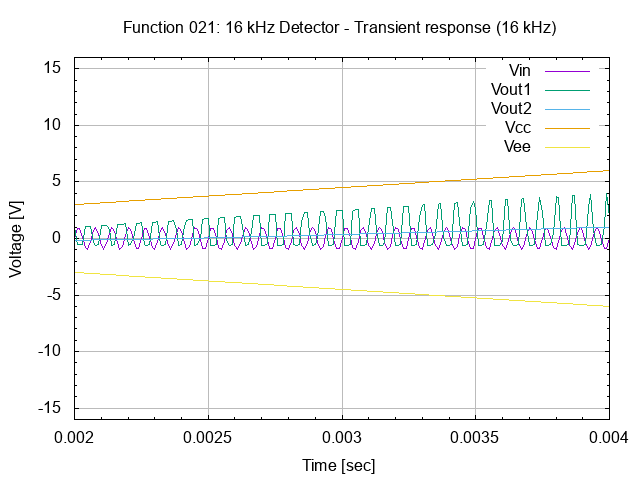

The gnuplot source for this figure:
# setup terminal
set term png

# setup graph
set output "26.021.00.01.01.04.png"
set title "Function 021: 16 kHz Detector - Transient response (16 kHz)"

# setup Y-axis
set yrange [-16:16]
set grid ytics lt 1 lw 1 lc rgb "#bbbbbb"
set mytics
set ylabel "Voltage [V]"

# setup X-axis
set grid xtics lt 1 lw 1 lc rgb "#bbbbbb"
set mxtics
set xrange [0.002:0.004]
set xlabel "Time [sec]"

# setup plot style
set style data lines
plot '26.021.00.01.01.dat' using 1:2 title "Vin", \
     '26.021.00.01.01.dat' using 1:3 title "Vout1", \
     '26.021.00.01.01.dat' using 1:4 title "Vout2", \
     '26.021.00.01.01.dat' using 1:5 title "Vcc", \
     '26.021.00.01.01.dat' using 1:6 title "Vee"

# set output back to default
set output

# reset terminal type
set terminal pop
